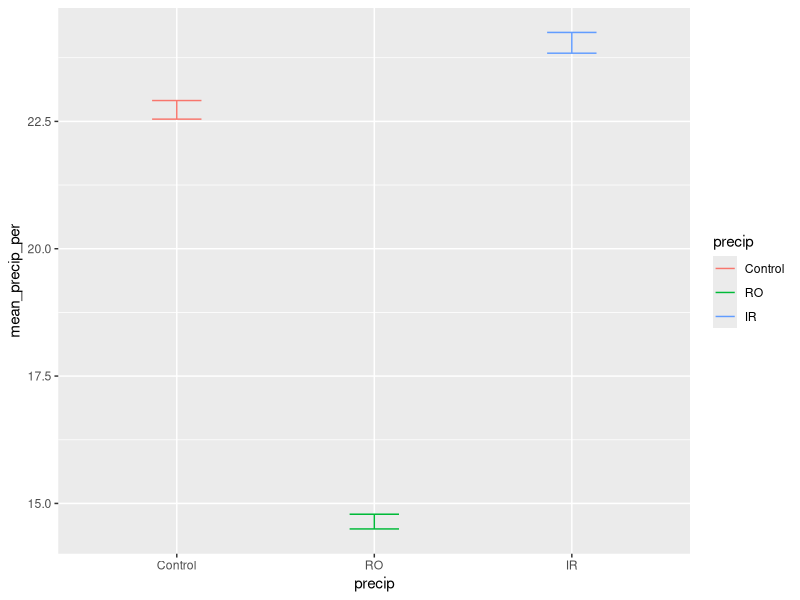
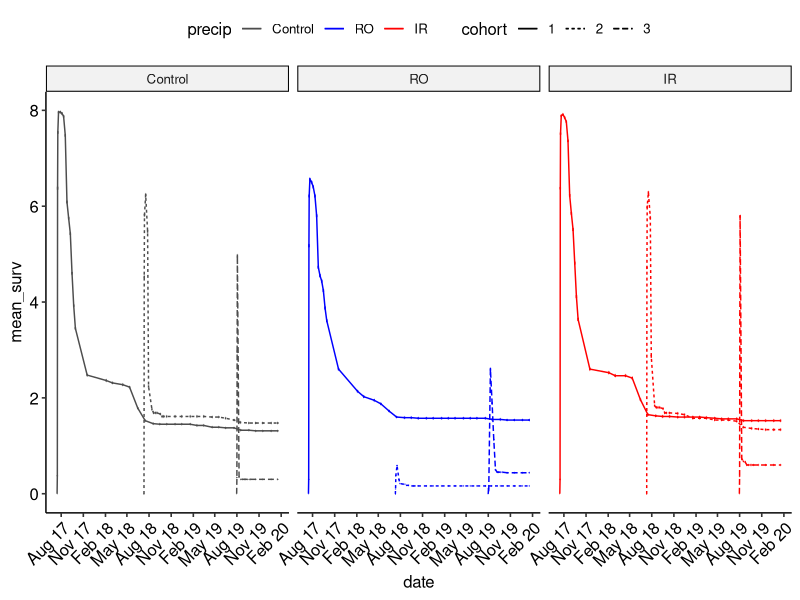
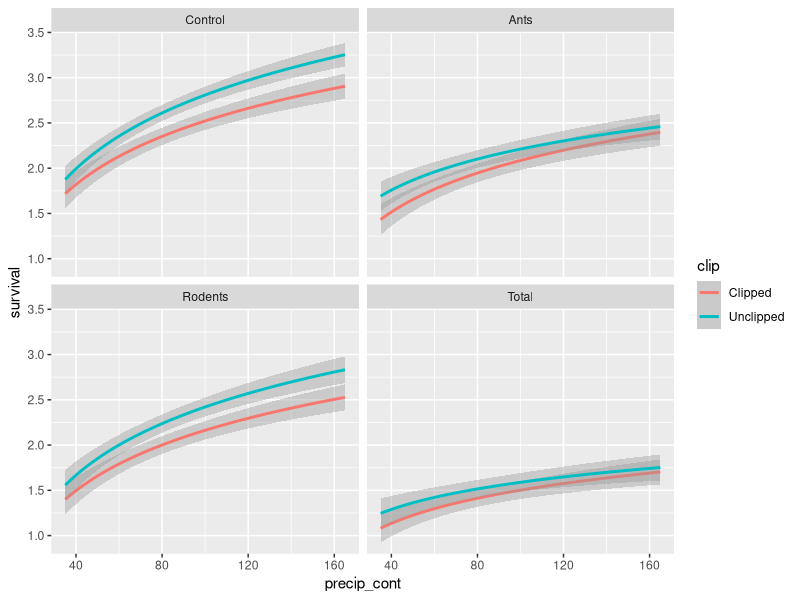
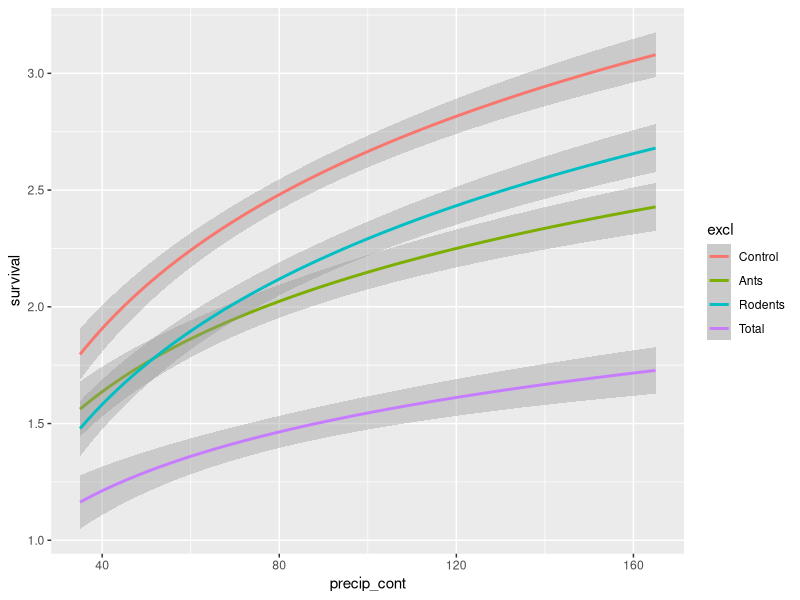
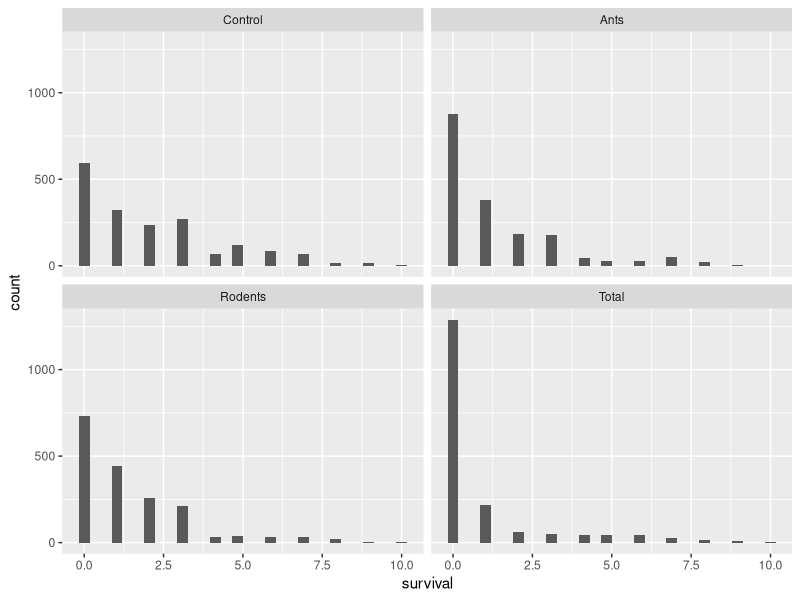
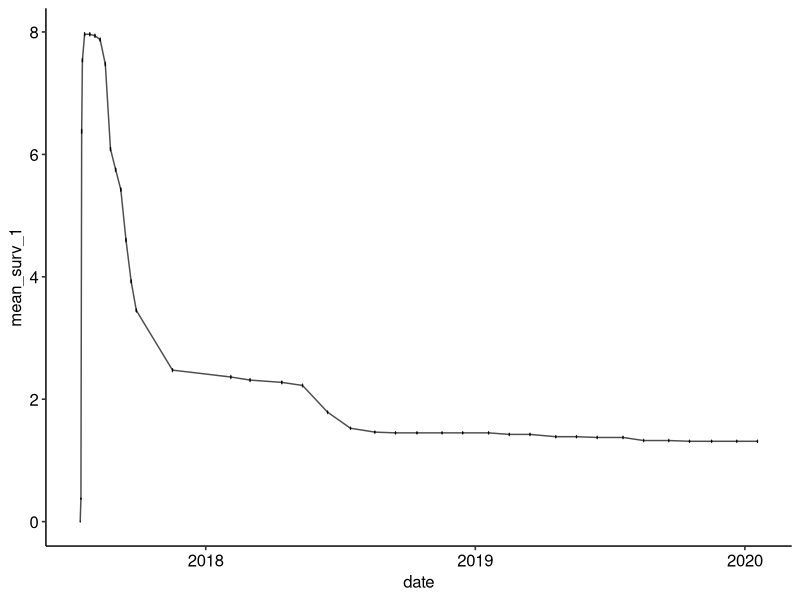
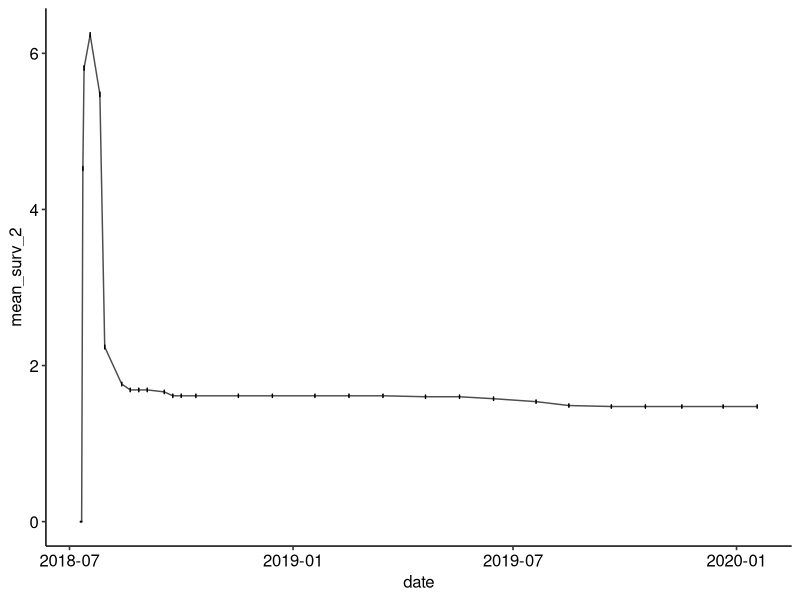
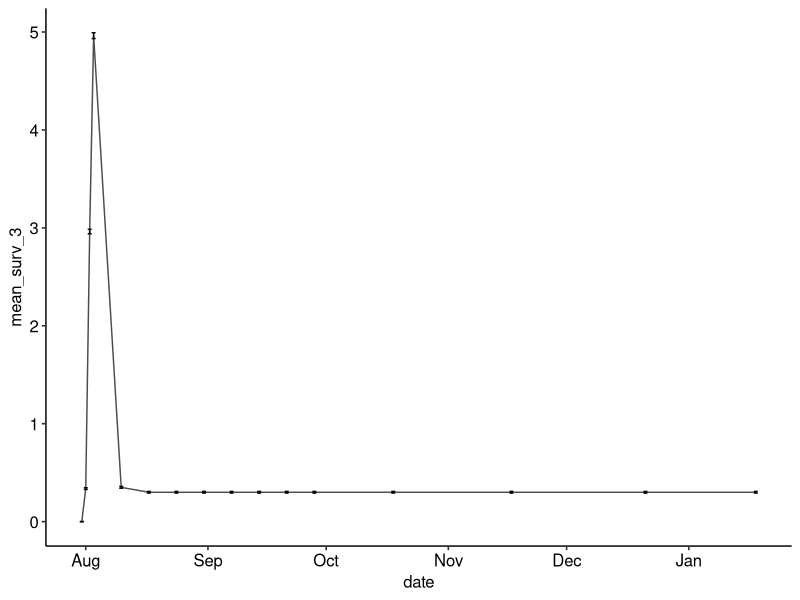

The R source for these figures, in order:
# USDA Rainout - Santa Rita Experimental Range
# Data visualizations
# Austin Rutherford
# email:arutherford@email.arizona.edu
# 2021-03-29

# Load packages
library(tidyverse)
library(vroom)
library(ggpubr)
library(glmmTMB)

### Read in clean seedlings data with model outputs from "srer_rainout_stats_summarize"
seedlings_obs <- vroom("Data/seedlings_obs.csv",
                   col_types = c(.default = "f",
                                 ObsID = "i",
                                 date = "D",
                                 survival = "i",
                                 died = "i",
                                 tot_germination = "i",
                                 herb_lived = "i",
                                 herb_died = "i",
                                 tot_herbivory = "i",
                                 granivory = "i",
                                 res_surv = "d",
                                 sim_surv = "d",
                                 sim_fit_surv = "d",
                                 pred_surv = "d"))
str(seedlings_obs)
glimpse(seedlings_obs)

# create data set for raw survival data
tot_surv <- seedlings_obs %>% 
  group_by(precip, cohort, date) %>% 
  summarise(mean_surv = mean(survival),
            se_surv = (sd(survival)/n())) %>%
  mutate(upper = mean_surv + se_surv,
         lower = mean_surv - se_surv,
         date = as.Date(date))

summary(tot_surv)

tot_surv %>%
  group_by(precip, cohort) %>% 
  summarise(mean_precip_per = (100*mean(mean_surv)/10),
            mean_se_per = (100*mean(se_surv)/10)) %>% 
  mutate(upper = mean_precip_per + mean_se_per,
         lower = mean_precip_per - mean_se_per)

tot_surv %>%
  group_by(precip) %>% 
  summarise(mean_precip_per = (100*mean(mean_surv)/10),
            mean_se_per = (100*mean(se_surv)/10)) %>%
  mutate(upper = mean_precip_per + mean_se_per,
         lower = mean_precip_per - mean_se_per) %>% 
  ggplot(mapping = aes(x = precip, y = mean_precip_per, color = precip)) +
  geom_errorbar(aes(ymin = lower, ymax = upper), width = 0.25)

# plot predicted survival over time with error bars
tot_surv %>% ggplot(aes(x = date, y = mean_surv, group = cohort, color = precip, linetype = cohort)) + 
  scale_color_manual(values = c("grey30","blue1", "red1")) +
  scale_x_date(date_labels = "%b %y", date_breaks = "3 months") +
  geom_line(size = 0.5) + 
  geom_errorbar(aes(ymin = lower, ymax = upper), width = 1) + # if make larger, very busy
  facet_wrap(~precip) +
  theme_pubr(x.text.angle = 45)

# create data set for precip and excl
tot_surv_pe <- seedlings_obs %>% 
  group_by(precip, excl) %>% 
  summarise(mean_surv = mean(survival),
            se_surv = (sd(survival)/n())) %>%
  mutate(upper = mean_surv + se_surv,
         lower = mean_surv - se_surv)

test <- seedlings_obs %>% 
  ungroup() %>% 
  mutate(precip_cont = dplyr::recode(precip,
                                     "Control" = "100",
                                     "IR" = "165",
                                     "RO" = "35")) %>% 
  mutate(precip_cont = as.numeric(as.character(precip_cont)))

test %>%
  ggplot(aes(x = precip_cont, y = survival, color = clip, group = clip)) + 
  geom_smooth(method = "glm", formula = y ~ log(x))+
  facet_wrap(~excl)

test %>% 
  ggplot(aes(x = precip_cont, y = survival, color = excl, group = excl)) + 
  geom_smooth(method = "glm", formula = y ~ log(x))

# year 2 zeros in total exclusion tx really bring down the averages
test %>% filter(cohort == "2") %>% 
  ggplot()+
  geom_histogram(aes(x = survival))+
  facet_wrap(~excl)

# plot control raw survival values for cohort 1
surv_1 <- seedlings_obs %>%
  filter(cohort == '1'& precip == 'Control') %>%
  group_by(date) %>% 
  summarise(mean_surv_1 = mean(survival),
            se_surv = (sd(survival)/n())) %>%
  mutate(upper = mean_surv_1 + se_surv,
         lower = mean_surv_1 - se_surv)

surv_1 %>% 
  ggplot(aes(x = date, y = mean_surv_1)) +
  geom_line(group = 1, color = "grey30")+
  geom_errorbar(aes(ymin = lower, ymax = upper), width = 1)+
  theme_pubr()

# plot control raw survival values for cohort 2
surv_2 <- seedlings_obs %>%
  filter(cohort == '2'& precip == 'Control') %>%
  group_by(date) %>% 
  summarise(mean_surv_2 = mean(survival),
            se_surv = (sd(survival)/n())) %>%
  mutate(upper = mean_surv_2 + se_surv,
         lower = mean_surv_2 - se_surv)

surv_2 %>% 
  ggplot(aes(x = date, y = mean_surv_2)) +
  geom_line(group = 1, color = "grey30")+
  geom_errorbar(aes(ymin = lower, ymax = upper), width = 1)+
  theme_pubr()

# plot control predicted survival values for cohort 3
surv_3 <- seedlings_obs %>%
  filter(cohort == '3'& precip == 'Control') %>%
  group_by(date) %>% 
  summarise(mean_surv_3 = mean(survival),
            se_surv = (sd(survival)/n())) %>%
  mutate(upper = mean_surv_3 + se_surv,
         lower = mean_surv_3 - se_surv)

surv_3 %>% 
  ggplot(aes(x = date, y = mean_surv_3)) +
  geom_line(group = 1, color = "grey30")+
  geom_errorbar(aes(ymin = lower, ymax = upper), width = 1)+
  theme_pubr()
